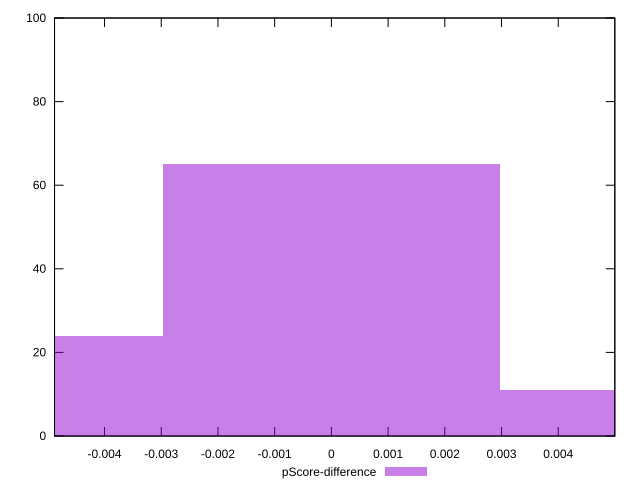

This chart was generated by the following gnuplot code:
reset

$pScoreDifference <<EOF
-0.005954601402265355 24
0 65
0.005954601402265355 11
EOF

set key outside below
set boxwidth 0.005954601402265355
set xrange [-0.004881407845645613:0.0049976057704022026]
set yrange [0:100]
set trange [0:100]
set style fill transparent solid 0.5 noborder
set terminal svg size 640, 490 enhanced background rgb 'white'
set output "report_00013_2021-02-09T12-04-24.940Z/first-contentful-paint/samples/pages+cached+noadtech+nomedia/pScore-difference/histogram.svg"

plot $pScoreDifference title "pScore-difference" with boxes

reset
